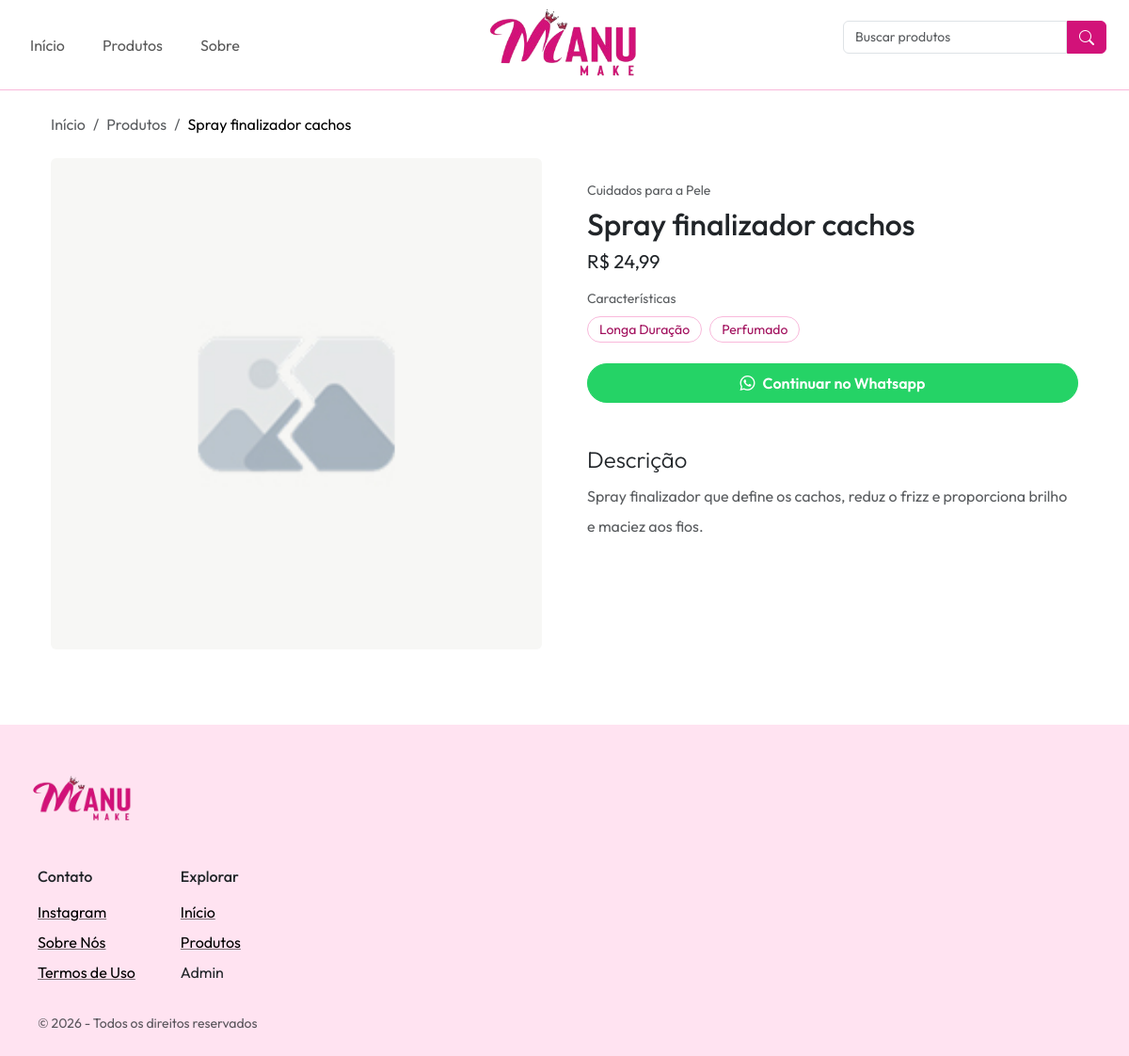
The app's page /produtos/1 with its own data.
### tables this page shows
CREATE TABLE produto (
    id INT UNSIGNED NOT NULL AUTO_INCREMENT PRIMARY KEY,
    nome VARCHAR(100) NOT NULL,
    descricao TEXT NULL,
    preco DECIMAL(10, 2) NOT NULL,
    imagem VARCHAR(200) NULL,
    categoria_id INT UNSIGNED NOT NULL,
    criado_em TIMESTAMP NOT NULL DEFAULT CURRENT_TIMESTAMP,
    atualizado_em TIMESTAMP NOT NULL DEFAULT CURRENT_TIMESTAMP ON UPDATE CURRENT_TIMESTAMP
);

CREATE TABLE produto_caracteristica(
    produto_id INT UNSIGNED NOT NULL,
    caracteristica_id INT UNSIGNED NOT NULL,
    PRIMARY KEY(produto_id, caracteristica_id)
);

CREATE TABLE caracteristica (
    id INT UNSIGNED NOT NULL AUTO_INCREMENT PRIMARY KEY,
    nome VARCHAR(100) NOT NULL,
    criado_em TIMESTAMP NOT NULL DEFAULT CURRENT_TIMESTAMP,
    atualizado_em TIMESTAMP NOT NULL DEFAULT CURRENT_TIMESTAMP ON UPDATE CURRENT_TIMESTAMP
);

### config/functions.php (called while the page is built, shortened)
<?php
function buscarProdutoPorId(PDO $pdo, int|null $id): array|null
{
  $sql = "SELECT p.id, p.nome, p.preco, p.descricao, p.imagem FROM produto p WHERE p.id = :id";
  $stmt = $pdo->prepare($sql);
  $stmt->execute([':id' => $id]);
  return $stmt->fetch(PDO::FETCH_ASSOC) ?: null;
}
function buscarCaracteristicasDoProduto(PDO $pdo, int $produtoId): array
{
  $sql = "
    SELECT c.id, c.nome, pc.produto_id
    FROM caracteristica c
    INNER JOIN produto_caracteristica pc ON pc.caracteristica_id = c.id
  ";
  $stmt = $pdo->prepare($sql);
  $stmt->execute();
  $todas = $stmt->fetchAll(PDO::FETCH_ASSOC);
  $filtradas = [];
  foreach ($todas as $caracteristica) {
    if ($caracteristica['produto_id'] == $produtoId) {
      $filtradas[] = [
        'id'   => $caracteristica['id'],
        'nome' => $caracteristica['nome'],
      ];
    }
  }
  return $filtradas;
}

### pages/produto.php (the view, shortened to what this page needs)
<?php
require_once __DIR__ . '/../config/database.php';
require_once __DIR__ . '/../config/functions.php';
$baseUrl = $baseUrl ?? '';
$produtoId = $produtoId ?? null;
$produto = buscarProdutoPorId($pdo, $produtoId);
$caracteristicas = buscarCaracteristicasDoProduto($pdo, (int) $produto['id']);
$numeroTelefone = '554488370773';
$mensagemWhatsapp = rawurlencode('Olá, tenho interesse no produto: *' . $produto['nome'] . '* (' . $baseUrl . '/produtos/' . $produto['id'] . ')');
$linkWhatsapp = "https://wa.me/$numeroTelefone?text={$mensagemWhatsapp}";
?>
<?php require_once __DIR__ . '/../includes/breadcrumb.php'; ?>
<main class="container flex-grow-1 d-flex flex-column gap-5">
  <section class="container-sm pt-4">
    <div class="row g-md-5 align-items-start">
      <div class="col-12 col-md-6 mb-3 mb-md-0">
        <img
          src="<?= $baseUrl ?>/uploads/<?= $produto['imagem'] ?>"
          alt="<?= $produto['nome'] ?>"
          class="produto-imagem img-fluid rounded"
          loading="lazy"
          onerror="this.onerror=null;this.src='<?= $baseUrl ?>/assets/images/fallback.jpg';">
      </div>
      <div class="col-12 col-md-6">
        <div class="d-flex flex-column gap-1_5 pt-xl-4">
          <badge class="small text-muted">Cuidados para a Pele</badge>
          <h2 class="mb-0"><?= $produto['nome'] ?></h2>
          <div class="fs-5">
            R$ <?= number_format($produto['preco'], 2, ',', '.') ?>
          </div>
          <?php if (!empty($caracteristicas)) : ?>
            <div class="produto-caracteristicas d-flex flex-column gap-2 mt-2">
              <span class="small text-muted">Características</span>
              <div class="d-flex flex-wrap gap-2">
                <?php foreach ($caracteristicas as $caracteristica) : ?>
                  <span class="produto-caracteristica small">
                    <?= $caracteristica['nome'] ?>
                  </span>
                <?php endforeach; ?>
              </div>
            </div>
          <?php endif; ?>
          <a
            href="<?= $linkWhatsapp ?>"
            class="btn btn-success btn-whatsapp mt-3 align-self-start d-inline-flex align-items-center gap-2 py-2 px-4 text-white fw-semibold rounded-pill w-100 text-center justify-content-center"
            target="_blank"
            rel="noopener noreferrer">
            <i class="bi bi-whatsapp"></i>
            Continuar no Whatsapp
          </a>
          <section class="mt-5 mt-md-4 pt-md-3">
            <h3 class="fw-light fs-4">Descrição</h3>
            <p class="mb-0 text-body-secondary lh-lg">
              <?= $produto['descricao'] ?>
            </p>
          </section>
        </div>
      </div>
    </div>
  </section>
</main>

### assets/css/style.css (style rules this page uses)
:root, [data-bs-theme="light"] { --bs-gray: #6c757d; --bs-gray-dark: #343a40; --bs-gray-100: #f8f9fa; --bs-gray-200: #e9ecef; --bs-gray-300: #dee2e6; --bs-gray-400: #ced4da; --bs-gray-500: #adb5bd; --bs-gray-600: #6c757d; --bs-gray-700: #495057; --bs-gray-800: #343a40; --bs-gray-900: #212529; --bs-primary-lightest: #ffe3f1; --bs-primary-lighter: #f9b9db; --bs-primary-light: #f372b7; --bs-primary: #d21279; --bs-primary-dark: #a10e5c; --bs-secondary: #6c757d; --bs-primary-rgb: 210, 18, 121; --bs-secondary-rgb: 108, 117, 125; --bs-body-color-rgb: 33, 37, 41; --bs-font-sans-serif: "Outfit", -apple-system, BlinkMacSystemFont, "Segoe UI", Roboto, "Helvetica Neue", Arial, sans-serif, "Apple Color Emoji", "Segoe UI Emoji", "Segoe UI Symbol"; --bs-body-font-family: var(--bs-font-sans-serif); --bs-body-color: var(--bs-gray-900); --bs-border-color: var(--bs-gray-300); --bs-link-color: var(--bs-primary); --bs-link-hover-color: var(--bs-primary-dark); }
img { width: 100%; }

### assets/css/custom.css (style rules this page uses)
.gap-1_5 { gap: 0.375rem; }

### assets/css/pages/produto.css (style rules this page uses)
.btn-whatsapp { background-color: #25d366; border-color: #25d366; }
.produto-caracteristica { border: 1px solid var(--bs-primary-lighter); border-radius: 999px; color: var(--bs-primary-dark); line-height: 1; padding: 0.375rem 0.75rem; }
@media screen and (min-width: 768px) { .produto-imagem { max-height: 600px; object-fit: cover; } }

### records on screen
produto: nome "Spray finalizador cachos", preco "24,99", descricao "Spray finalizador que define os cachos, reduz o frizz e proporciona brilho e maciez aos fios."
produto_caracteristica: caracteristica.nome "Longa Duração"

### other values on screen
$link['name'] "Início"
$link['name'] "Produtos"
$link['name'] "Sobre"
$breadcrumb['name'] "Início"
$breadcrumb['name'] "Produtos"
$breadcrumb['name'] "Spray finalizador cachos"
$caracteristica['nome'] "Perfumado"
